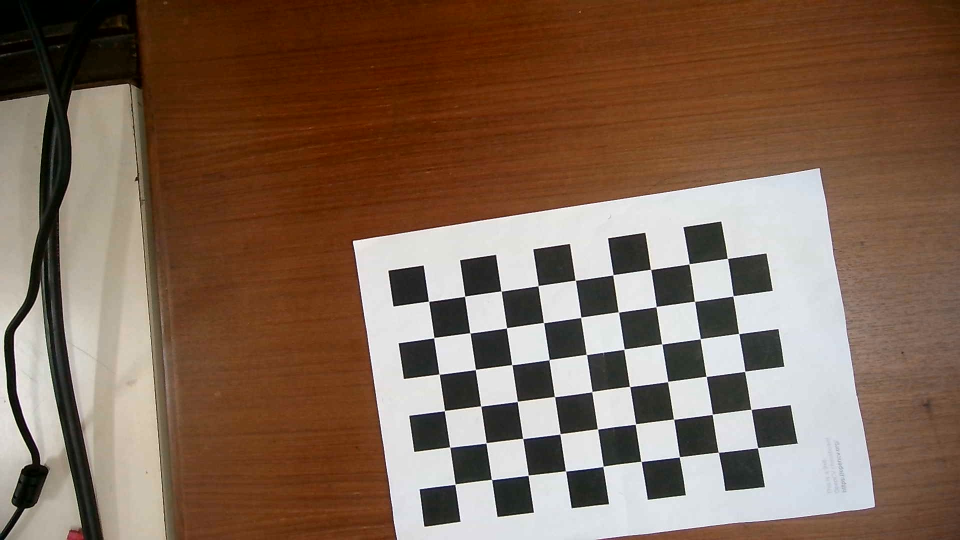
#> input picture calibration/img_001.jpg, 1920 x 1080 px, found by its file name (shown at 1/2 size); its folder holds only this picture in this run
$ python imgprocessing.py
#> lines starting #> are read from the running program, lines starting #| are printed output that depends on the picture; after the words box and inside, x2 and y2 are one past the last pixel; in counts of white or black regions, pixels touching at a corner belong together
import cv2
import glob
import numpy as np
import os

def calibration() :
    chessboardsize = (9,6)
    framesize = (1280,720)

    # termination criteria
    criteria = (cv2.TERM_CRITERIA_EPS + cv2.TERM_CRITERIA_MAX_ITER, 30, 0.001)

    # prepare object point
    object = np.zeros((chessboardsize[0] * chessboardsize[1], 3), np.float32)
    object[:,:2] = np.mgrid[0:chessboardsize[0], 0:chessboardsize[1]].T.reshape(-1,2)

    # Arrays to store object and image points from all the image
    objectPoint = [] # 3d real world space
    imgPoint = [] # 2d point in image plane

    image = r'C:\Users\ASUS\Desktop\ChessRobot\calibration'
    for image in os.listdir(image) :
        print(image)
        img = cv2.imread(os.path.join(r'C:\Users\ASUS\Desktop\ChessRobot\calibration',image))
#> img is the input picture: shape (1080, 1920, 3); mean B, G, R 85, 102.8, 128.2
        gray = cv2.cvtColor(img, cv2.COLOR_BGR2GRAY)
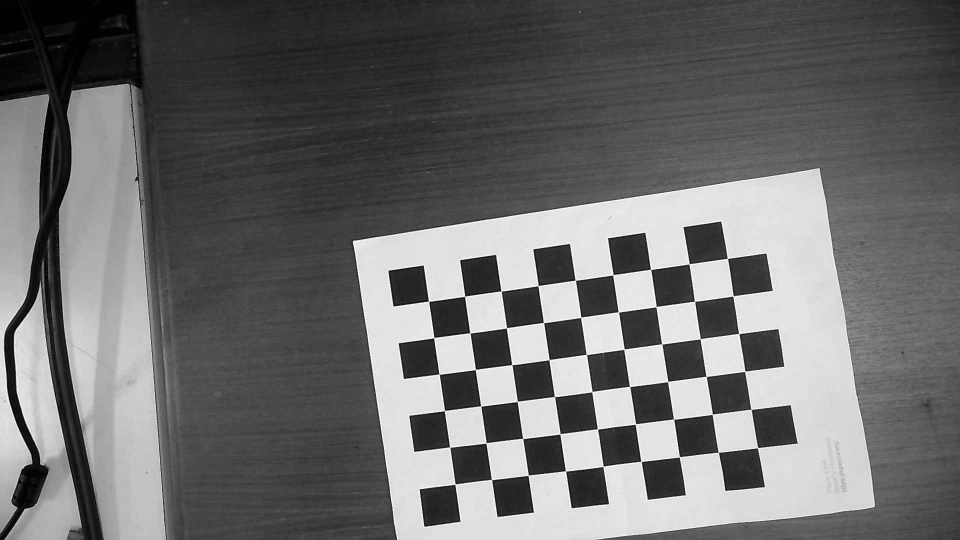
#> gray: shape (1080, 1920) (shown at 1/2 size); min 0, max 255, mean 108.3
        # find chess board corner
        ret, corners = cv2.findChessboardCorners(gray, chessboardsize, None)
#> ret = True; corners = 54 rows, first 8: [857.5, 603.1], [929.5, 592.9], [1002.7, 582.4], [1076.2, 572.1], [1151, 560.7], [1226.3, 550.1], [1301.6, 539.4], [1378.5, 527.9]

        # If found, add object point, image point (after refining item)
        if ret == True :
            objectPoint.append(object)
            corners2 = cv2.cornerSubPix(gray, corners, (11,11), (-1,-1), criteria)
#> corners2 = 54 rows, first 8: [857.6, 602.9], [929.7, 592.9], [1002.6, 582.5], [1076.6, 571.8], [1151.1, 560.9], [1226.4, 550], [1301.6, 539.4], [1378.6, 528.2]
            imgPoint.append(corners)

            # Draw and display the corners
            cv2.drawChessboardCorners(img, chessboardsize, corners2, ret)
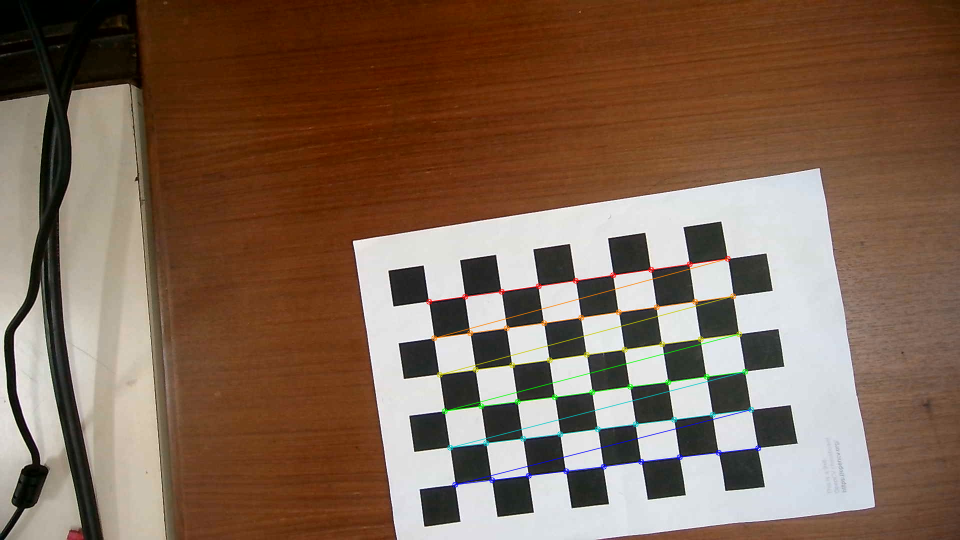
#> img: shape (1080, 1920, 3) (shown at 1/2 size); 1.16% of pixels changed, all inside (x1, y1, x2, y2) = (852, 511, 1523, 976)
            cv2.imshow('img', img)
            cv2.waitKey(1000)

    cv2.destroyAllWindows()

    ret, cameraMatrix, dist, rvecs, tvecs = cv2.calibrateCamera(objectPoint, imgPoint, framesize, None, None)
#> ret = 0.309; cameraMatrix = [[5428.6, 0, 754.7], [0, 5363.7, 268.6], [0, 0, 1]]; dist = [[-0.356, -24.32, 0.019, 0.0731, 590.8]]; rvecs = ([-0.146, 0.256, -0.146],); tvecs = ([1.36, 4.55, 73.25],)

    img = cv2.imread(r"C:\Users\ASUS\Desktop\ChessRobot\calibration\img_007.jpg")

calibration()

$ run again, on calibration/img_005.jpg
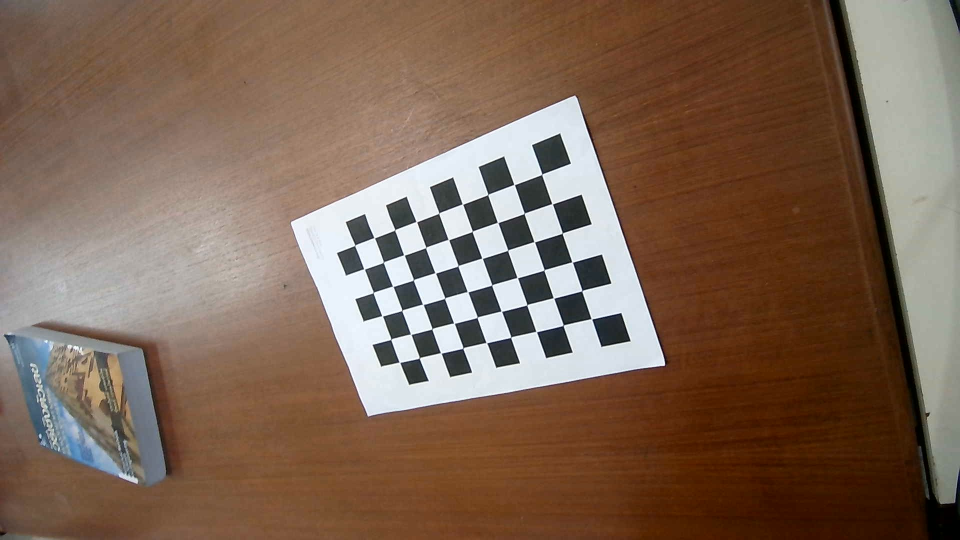
#> input picture calibration/img_005.jpg, 1920 x 1080 px, found by its file name (shown at 1/2 size)
#> in calibration, img is the input picture: shape (1080, 1920, 3); mean B, G, R 85.2, 102, 126
#> in calibration, `gray = cv2.cvtColor(img, cv2.COLOR_BGR2GRAY)`:
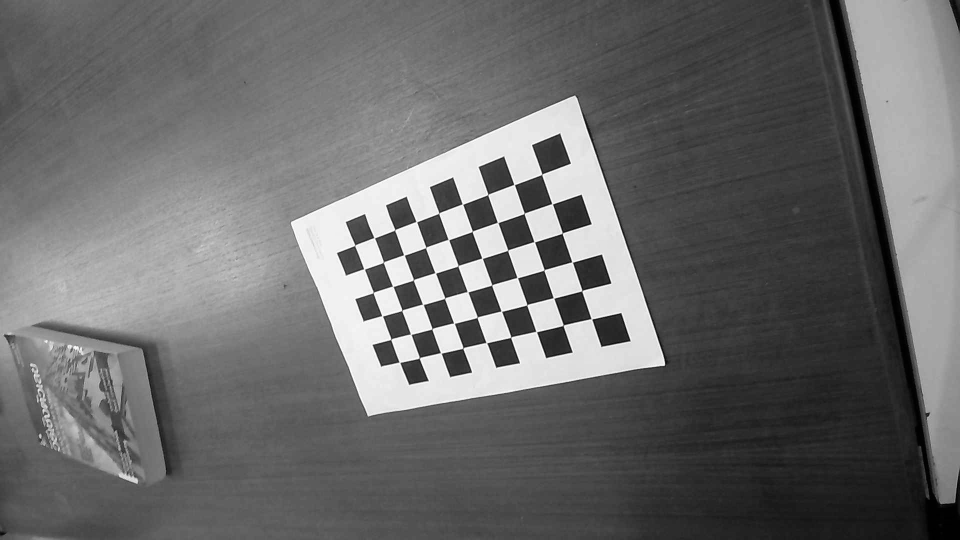
#> gray: shape (1080, 1920) (shown at 1/2 size); min 0, max 255, mean 107.2
#> in calibration, `ret, corners = cv2.findChessboardCorners(gray, chessboardsize, None)`: ret = True; corners = 54 rows, first 8: [1184.2, 639], [1126.9, 650.5], [1072.6, 663.6], [1021.6, 675.4], [973.9, 686.1], [926, 697.3], [882, 706.4], [839.1, 716.7]
#> corners2 = 54 rows, first 8: [1183.4, 638.2], [1126.7, 650.9], [1072.8, 663.6], [1021.9, 674.8], [973.3, 685.8], [926.3, 696.5], [882.1, 706.3], [839.1, 716.4]
#> in calibration, `cv2.drawChessboardCorners(img, chessboardsize, corners2, ret)`:
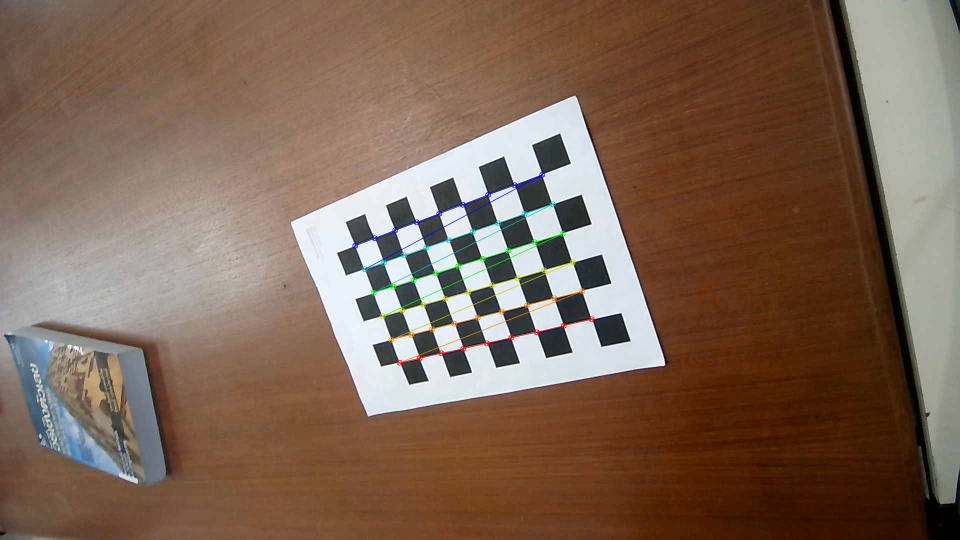
#> img: shape (1080, 1920, 3) (shown at 1/2 size); 0.8% of pixels changed, all inside (x1, y1, x2, y2) = (704, 343, 1190, 732)
#> in calibration, `ret, cameraMatrix, dist, rvecs, tvecs = cv2.calibrateCamera(objectPoin..`: ret = 0.303; cameraMatrix = [[725.7, 0, 701.2], [0, 864.7, 316], [0, 0, 1]]; dist = [[-0.0125, -0.0365, 0.00919, 0.00225, 0.0281]]; rvecs = ([0.528, -0.214, 2.68],); tvecs = ([9.05, 5.01, 13.59],)

$ run again, on calibration/img_006.jpg
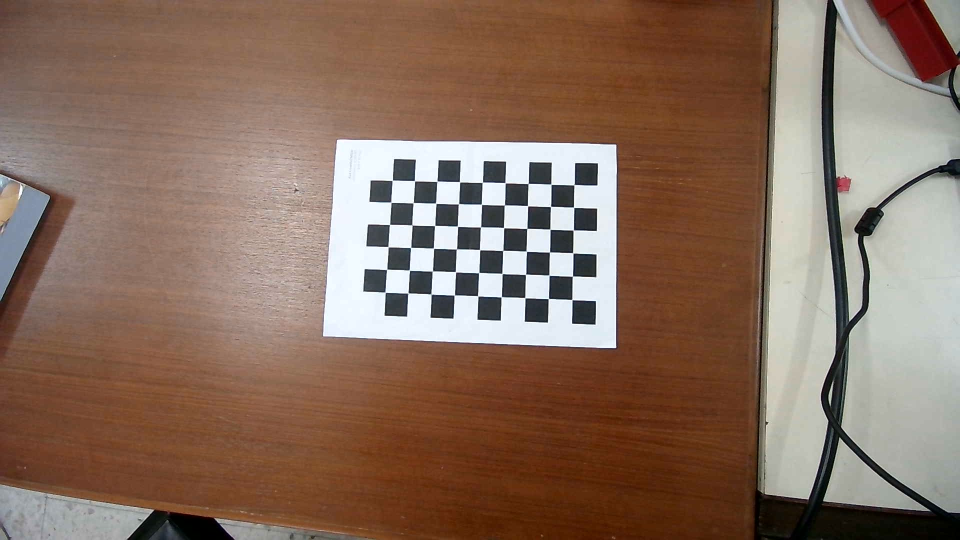
#> input picture calibration/img_006.jpg, 1920 x 1080 px, found by its file name (shown at 1/2 size)
#> in calibration, img is the input picture: shape (1080, 1920, 3); mean B, G, R 95.4, 110.9, 136.3
#> in calibration, `gray = cv2.cvtColor(img, cv2.COLOR_BGR2GRAY)`:
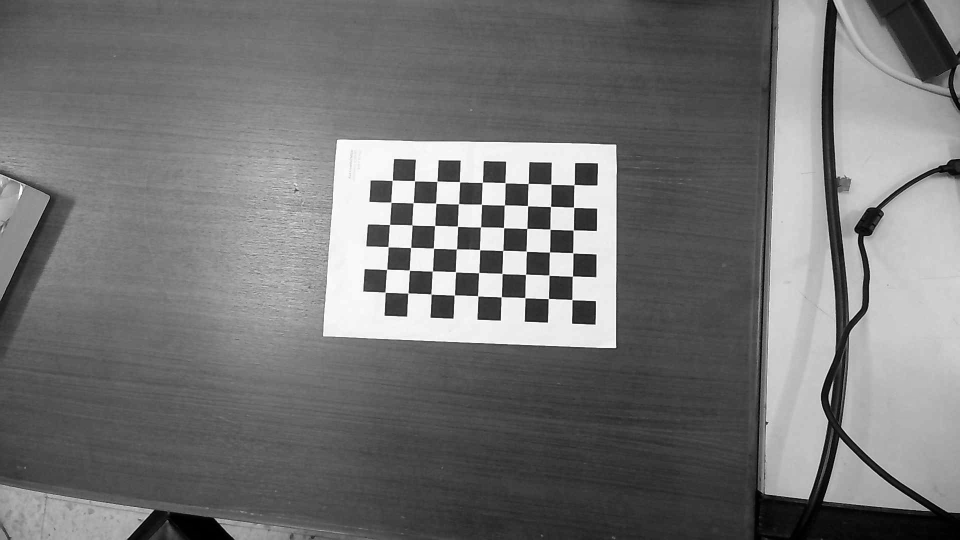
#> gray: shape (1080, 1920) (shown at 1/2 size); min 0, max 255, mean 116.7
#> in calibration, `ret, corners = cv2.findChessboardCorners(gray, chessboardsize, None)`: ret = True; corners = 54 rows, first 8: [1144.1, 599.3], [1097.5, 597.4], [1050.1, 595.7], [1003.1, 594], [955.7, 591.8], [908.6, 590.8], [862.5, 588.7], [816.5, 586.3]
#> corners2 = 54 rows, first 8: [1144.4, 599.7], [1097.2, 597.5], [1050.3, 595.8], [1003, 594.2], [956, 592], [908.9, 590.5], [862.4, 588.6], [816.2, 586.5]
#> in calibration, `cv2.drawChessboardCorners(img, chessboardsize, corners2, ret)`:
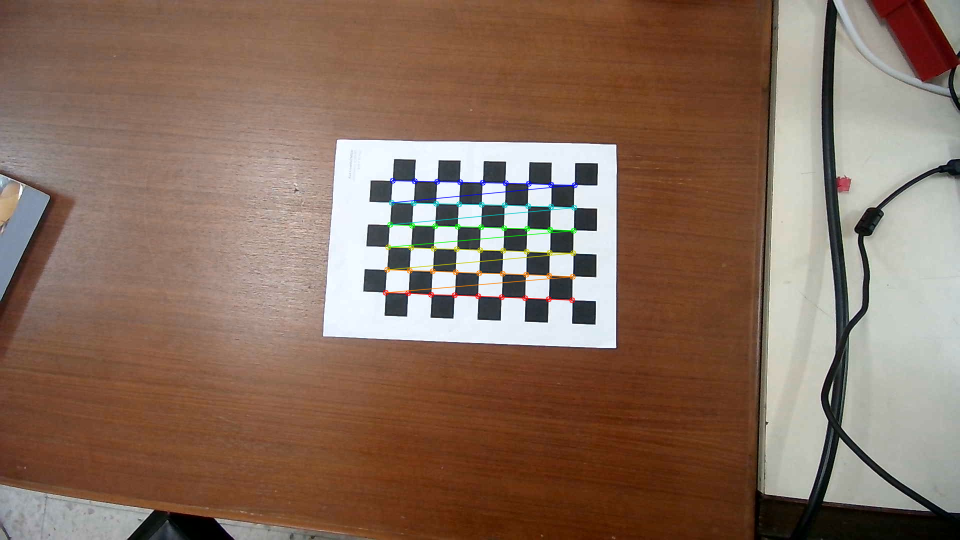
#> img: shape (1080, 1920, 3) (shown at 1/2 size); 0.79% of pixels changed, all inside (x1, y1, x2, y2) = (765, 355, 1156, 607)
#> in calibration, `ret, cameraMatrix, dist, rvecs, tvecs = cv2.calibrateCamera(objectPoin..`: ret = 0.214; cameraMatrix = [[2976.1, 0, 492.6], [0, 3088.9, 348.2], [0, 0, 1]]; dist = [[-1.09, 12.43, 0.0485, 0.0657, -125.4]]; rvecs = ([-0.421, -0.527, -3.01],); tvecs = ([13.72, 5.01, 63.32],)

$ run again, on calibration/img_008.jpg
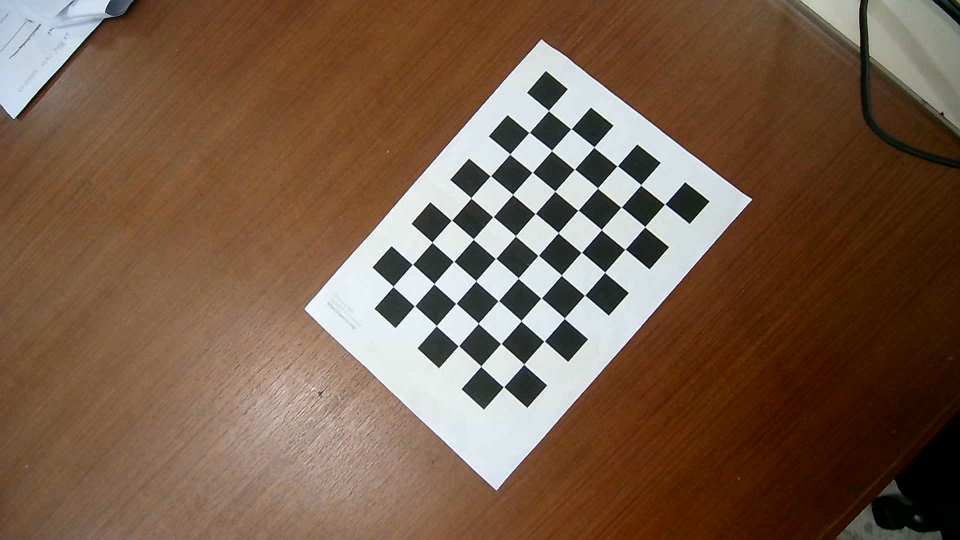
#> input picture calibration/img_008.jpg, 1920 x 1080 px, found by its file name (shown at 1/2 size)
#> in calibration, img is the input picture: shape (1080, 1920, 3); mean B, G, R 74.3, 93.8, 120.1
#> in calibration, `gray = cv2.cvtColor(img, cv2.COLOR_BGR2GRAY)`:
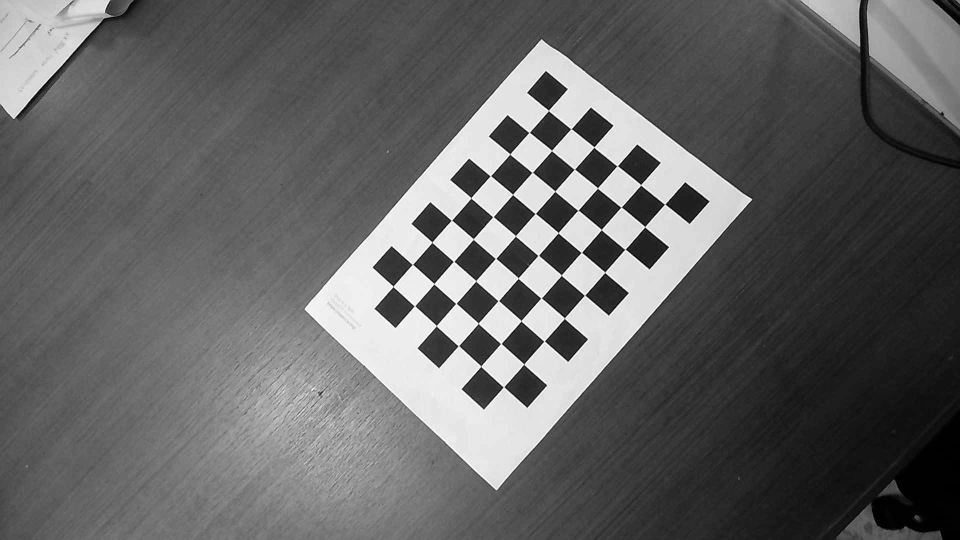
#> gray: shape (1080, 1920) (shown at 1/2 size); min 0, max 255, mean 99.4
#> in calibration, `ret, corners = cv2.findChessboardCorners(gray, chessboardsize, None)`: ret = True; corners = 54 rows, first 8: [1330, 408.6], [1289.8, 453.9], [1251.2, 498.6], [1210, 545.4], [1169.5, 590.9], [1129.3, 637.4], [1088.8, 682.6], [1048.3, 729.2]
#> corners2 = 54 rows, first 8: [1329.9, 408.7], [1290, 453.9], [1250.5, 498.9], [1209.9, 544.9], [1169.7, 590.8], [1129.2, 636.8], [1088.7, 682.6], [1048.1, 728.7]
#> in calibration, `cv2.drawChessboardCorners(img, chessboardsize, corners2, ret)`:
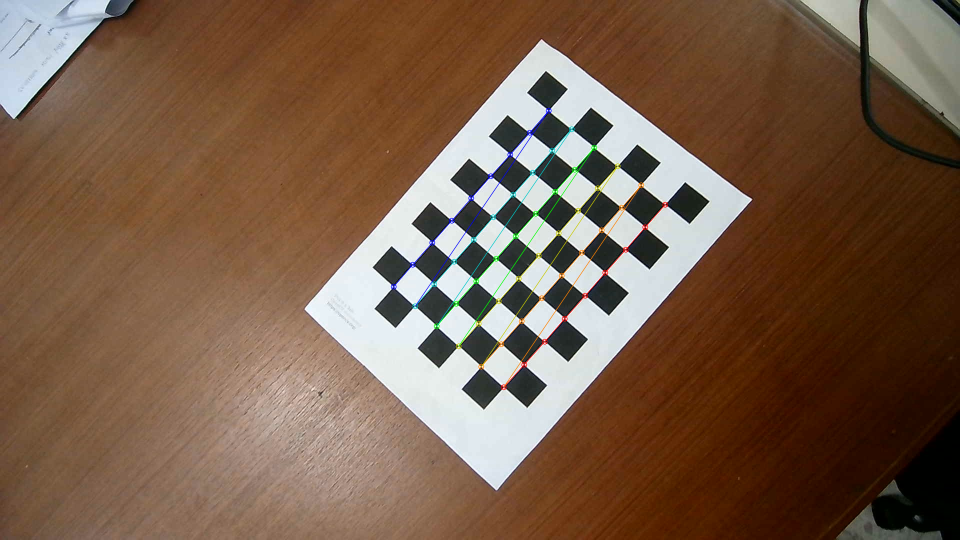
#> img: shape (1080, 1920, 3) (shown at 1/2 size); 0.82% of pixels changed, all inside (x1, y1, x2, y2) = (781, 215, 1337, 781)
#> in calibration, `ret, cameraMatrix, dist, rvecs, tvecs = cv2.calibrateCamera(objectPoin..`: ret = 0.208; cameraMatrix = [[3465.6, 0, 366.5], [0, 3677.6, 336.6], [0, 0, 1]]; dist = [[-1.17, -2.66, 0.0748, 0.195, 29]]; rvecs = ([0.307, 0.551, 2.25],); tvecs = ([15.76, 0.867, 60.79],)

$ run again, on calibration/img_002.jpg
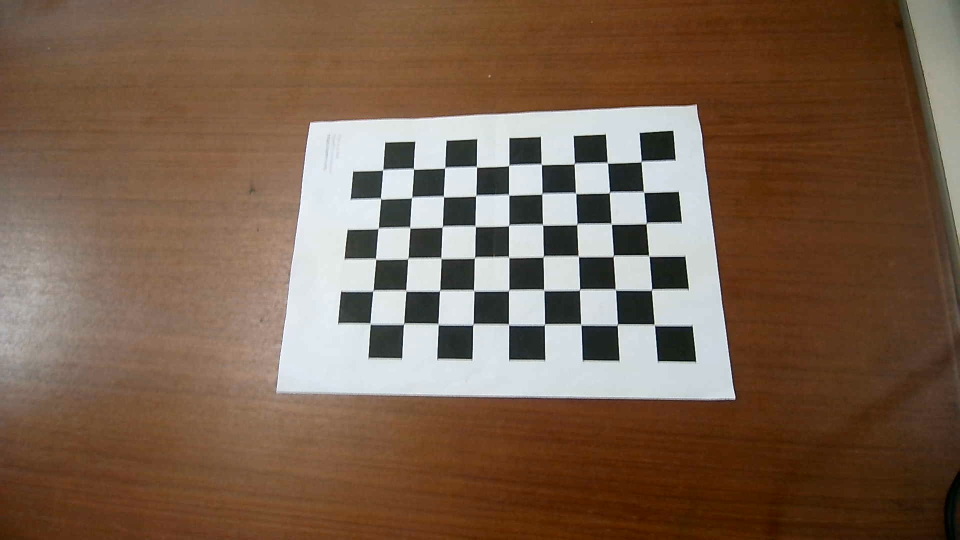
#> input picture calibration/img_002.jpg, 1920 x 1080 px, found by its file name (shown at 1/2 size)
#> in calibration, img is the input picture: shape (1080, 1920, 3); mean B, G, R 77.4, 96.5, 121.2
#> in calibration, `gray = cv2.cvtColor(img, cv2.COLOR_BGR2GRAY)`:
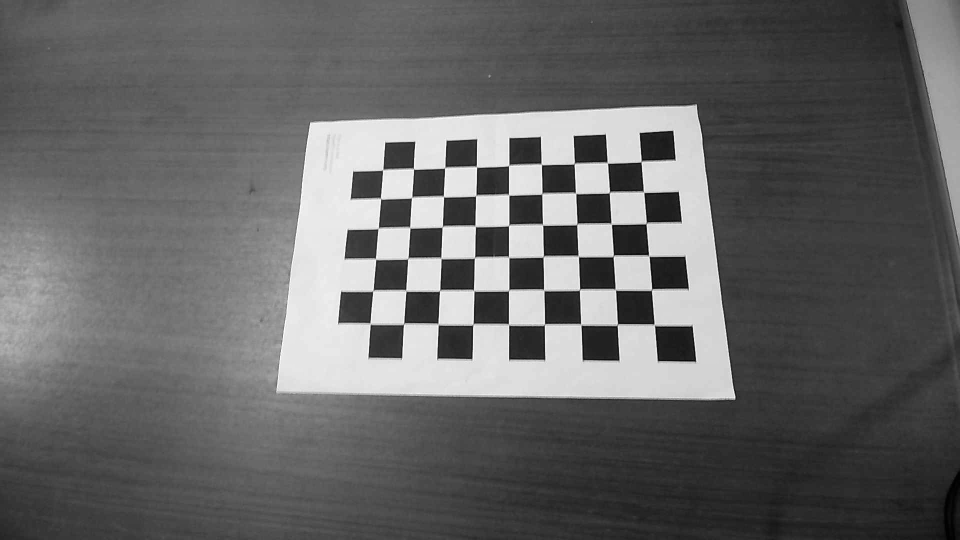
#> gray: shape (1080, 1920) (shown at 1/2 size); min 0, max 255, mean 101.7
#> in calibration, `ret, corners = cv2.findChessboardCorners(gray, chessboardsize, None)`: ret = True; corners = 54 rows, first 8: [1309, 650], [1235, 650], [1162.7, 650.5], [1089.6, 647.4], [1017, 650], [946.7, 647.7], [876.4, 647], [807.5, 649.3]
#> corners2 = 54 rows, first 8: [1309.1, 649.9], [1235.2, 649.5], [1162.1, 649.3], [1089.4, 649.3], [1017.5, 649.3], [946.4, 648.9], [876.6, 648.6], [807.8, 647.7]
#> in calibration, `cv2.drawChessboardCorners(img, chessboardsize, corners2, ret)`:
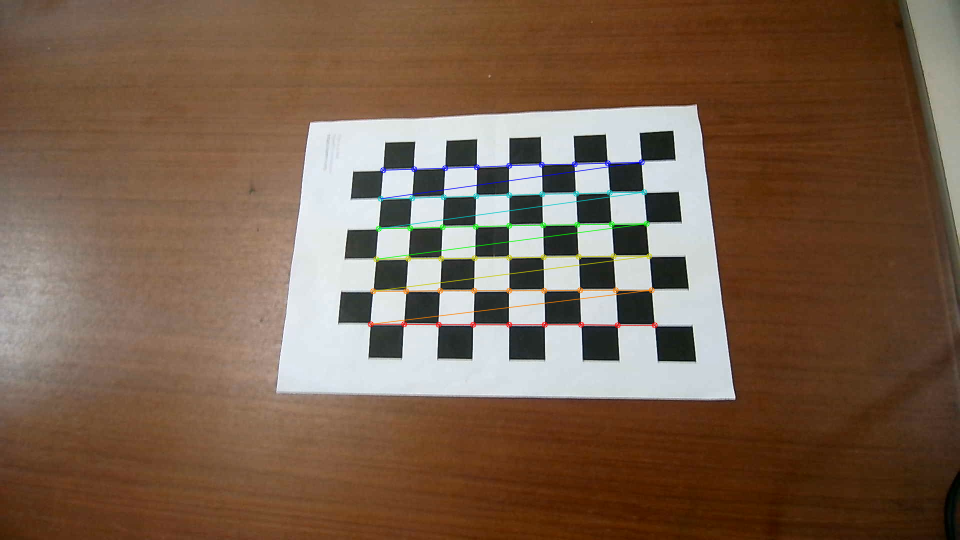
#> img: shape (1080, 1920, 3) (shown at 1/2 size); 1.07% of pixels changed, all inside (x1, y1, x2, y2) = (735, 318, 1316, 657)
#> in calibration, `ret, cameraMatrix, dist, rvecs, tvecs = cv2.calibrateCamera(objectPoin..`: ret = 0.348; cameraMatrix = [[1955.3, 0, 540.7], [0, 2247.5, 429], [0, 0, 1]]; dist = [[-0.207, -0.575, 0.0183, 0.0352, 1.74]]; rvecs = ([-0.439, -0.913, -2.91],); tvecs = ([10.65, 2.62, 27.21],)
